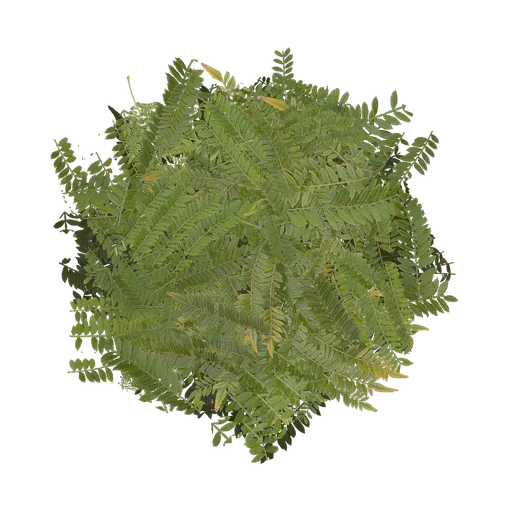
#> input picture assets/scans/bushcard.webp, 512 x 512 px; its folder holds 4 pictures in this run; the run also reads 1 picture not shown here
$ python leaves.py ../../assets/scans/asphalt_rough.webp ../../assets/scans/bushcard.webp
#> lines starting #> are read from the running program, lines starting #| are printed output that depends on the picture; after the words box and inside, x2 and y2 are one past the last pixel; in counts of white or black regions, pixels touching at a corner belong together
#!/usr/bin/env python3
# The leaf cards for the trees (props.js: a card is a spray of leaves, seen from any side): photographed jacaranda fronds from Poly Haven's
# "Jacaranda Tree" scan (CC0), cut out with the scan's own alpha and laid round the middle of the card, the ones behind darker (they are in the
# shade of the ones in front), thinning towards the edge so the card's outline never shows. Writes assets/scans/leafcard.webp (RGBA).
#   python3 tools/scans/leaves.py <leaves_diff.jpg> <leaves_alpha.jpg>
# Also assets/scans/bushcard.webp: the same leaves smaller and denser, for the shrubs.
import sys, random, math
from PIL import Image, ImageEnhance, ImageFilter, ImageChops
diff, alpha = Image.open(sys.argv[1]).convert('RGB'), Image.open(sys.argv[2]).convert('L')
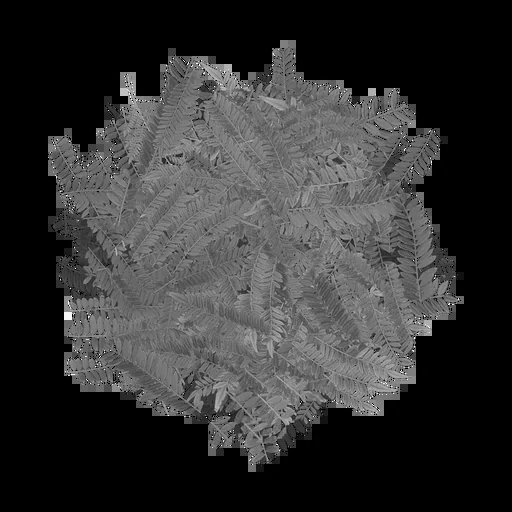
#> alpha: PIL image 512x512 L; min 0, max 255, mean 51
alpha = alpha.point(lambda v: 0 if v < 110 else 255)                             # (the scan's alpha is a JPEG: never quite 0 off the leaf)
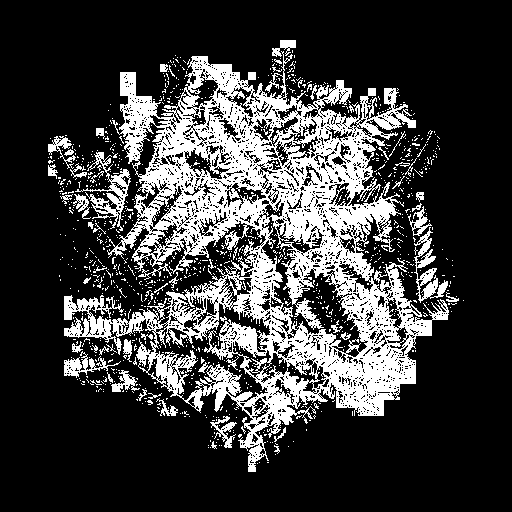
#> alpha: PIL image 512x512 L; 23.9% white; 1067 white regions (1011 under 20 px), largest, box (x1, y1, x2, y2) and area: (64, 51, 449, 472) 54025, (75, 152, 131, 231) 1052, (414, 227, 448, 303) 863
#> (the run stopped early here; a loop or call above may not have finished)
